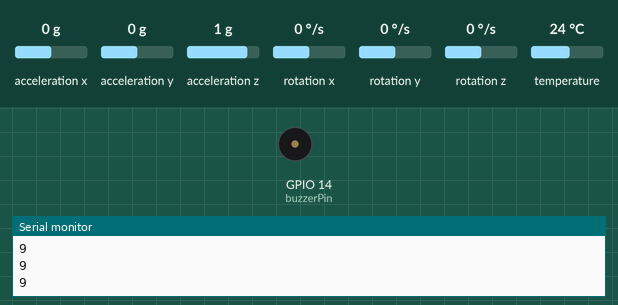
A sketch run on a simulated ESP8266 (NodeMCU). Shown: buzzer (waves = sounding), the last lines printed to the serial monitor. The inputs (shaded band) are chosen by the test bench; at power-on: acceleration x 0 g, acceleration y 0 g, acceleration z 1 g, rotation x 0 °/s, rotation y 0 °/s, rotation z 0 °/s, temperature 24 °C. WiFi joins after 1.5 s; servers stay silent unless stated; uploads are accepted with an empty reply.

Above: at 2.8 s.
2.9 s: acceleration x set to -0.4 g
4.4 s: acceleration x set to -0.7 g
At 6.1 s:
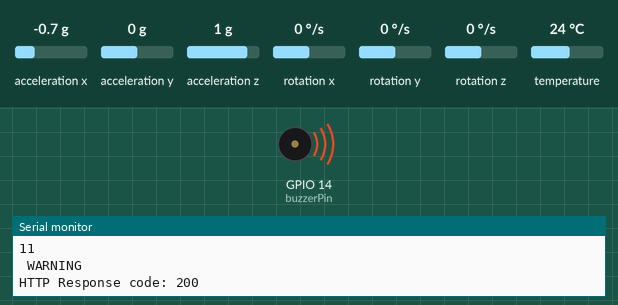
Timing chart, 0 to 12.1 s (numbered marks = the images above; inputs shaded):
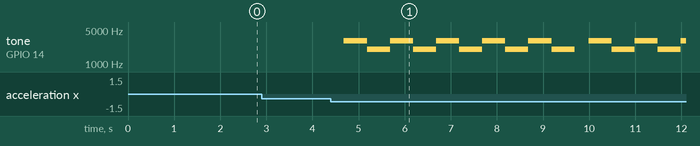

Measured:
- the behaviour switches between -0.5 and -0.6 g on acceleration x (found by bisection; images 0 and 1)
- after the input at 4.4 s, tone on GPIO 14 (buzzerPin): plays 3000 Hz for 0.50 s, 2000 Hz for 0.50 s, 3000 Hz for 0.50 s, 2000 Hz for 0.50 s, 3000 Hz for 0.50 s, 2000 Hz for 0.50 s … (15 notes in this stretch), starting after 0.28 s

The sketch:

Device_Code.ino
```cpp
#include <Adafruit_MPU6050.h>
#include <Adafruit_Sensor.h>
#include <Wire.h>

Adafruit_MPU6050 mpu;

int buzzerPin = 14;

// ESP8266 Code

#include <ESP8266WiFi.h>
#include <ESP8266HTTPClient.h>
// #include <WiFiClient.h>
#include <WiFiClientSecure.h>

const char* ssid = "Treehacks-2025";
const char* password = "treehacks2025!";

//Your Domain name with URL path or IP address with path
const char* serverName = "https://char787.com/technology/swiper-no-swiping/motion_data.php";

// the following variables are unsigned longs because the time, measured in
// milliseconds, will quickly become a bigger number than can be stored in an int.
unsigned long lastTime = 0;
// Timer set to 10 minutes (600000)
//unsigned long timerDelay = 600000;
// Set timer to 5 seconds (5000)
unsigned long timerDelay = 5000;

void setup(void) {
  Serial.begin(115200);
  while (!Serial)
    delay(10); // will pause Zero, Leonardo, etc until serial console opens

  Serial.println("Adafruit MPU6050 test!");

  // Try to initialize!
  if (!mpu.begin()) {
    Serial.println("Failed to find MPU6050 chip");
    while (1) {
      delay(10);
    }
  }
  Serial.println("MPU6050 Found!");

  mpu.setAccelerometerRange(MPU6050_RANGE_8_G);
  Serial.print("Accelerometer range set to: ");
  switch (mpu.getAccelerometerRange()) {
  case MPU6050_RANGE_2_G:
    Serial.println("+-2G");
    break;
  case MPU6050_RANGE_4_G:
    Serial.println("+-4G");
    break;
  case MPU6050_RANGE_8_G:
    Serial.println("+-8G");
    break;
  case MPU6050_RANGE_16_G:
    Serial.println("+-16G");
    break;
  }
  mpu.setGyroRange(MPU6050_RANGE_500_DEG);
  Serial.print("Gyro range set to: ");
  switch (mpu.getGyroRange()) {
  case MPU6050_RANGE_250_DEG:
    Serial.println("+- 250 deg/s");
    break;
  case MPU6050_RANGE_500_DEG:
    Serial.println("+- 500 deg/s");
    break;
  case MPU6050_RANGE_1000_DEG:
    Serial.println("+- 1000 deg/s");
    break;
  case MPU6050_RANGE_2000_DEG:
    Serial.println("+- 2000 deg/s");
    break;
  }

  mpu.setFilterBandwidth(MPU6050_BAND_21_HZ);
  Serial.print("Filter bandwidth set to: ");
  switch (mpu.getFilterBandwidth()) {
  case MPU6050_BAND_260_HZ:
    Serial.println("260 Hz");
    break;
  case MPU6050_BAND_184_HZ:
    Serial.println("184 Hz");
    break;
  case MPU6050_BAND_94_HZ:
    Serial.println("94 Hz");
    break;
  case MPU6050_BAND_44_HZ:
    Serial.println("44 Hz");
    break;
  case MPU6050_BAND_21_HZ:
    Serial.println("21 Hz");
    break;
  case MPU6050_BAND_10_HZ:
    Serial.println("10 Hz");
    break;
  case MPU6050_BAND_5_HZ:
    Serial.println("5 Hz");
    break;
  }

  Serial.println("");
  delay(100);

  pinMode(buzzerPin, OUTPUT);

  // ESP8266 Code

  WiFi.begin(ssid, password);
  Serial.println("Connecting");
  while(WiFi.status() != WL_CONNECTED) {
    delay(500);
    Serial.print(".");
  }
  Serial.println("");
  Serial.print("Connected to WiFi network with IP Address: ");
  Serial.println(WiFi.localIP());

  Serial.println("Timer set to 5 seconds (timerDelay variable), it will take 5 seconds before publishing the first reading.");
}

void loop() {

  /* Get new sensor events with the readings */
  sensors_event_t a, g, temp;
  mpu.getEvent(&a, &g, &temp);

  // int acc_mag = sqrt(sq(a.acceleration.x) + sq(a.acceleration.y) + sq(a.acceleration.z));
  int acc_mag = sqrt(a.acceleration.x*a.acceleration.x + a.acceleration.y*a.acceleration.y + a.acceleration.z*a.acceleration.z);
  Serial.println(acc_mag);
  if (acc_mag > 10 || acc_mag < 8) {
    Serial.println(" WARNING");
    //Check WiFi connection status
    if(WiFi.status()== WL_CONNECTED){
      // WiFiClient client;
      HTTPClient http;

      WiFiClientSecure client;
      client.setInsecure();  // Bypass SSL certificate validation

      // Your Domain name with URL path or IP address with path
      http.begin(client, serverName);

      // If you need Node-RED/server authentication, insert user and password below
      //http.setAuthorization("REPLACE_WITH_SERVER_USERNAME", "REPLACE_WITH_SERVER_PASSWORD");

      // // Specify content-type header
      // http.addHeader("Content-Type", "application/x-www-form-urlencoded");
      // // Data to send with HTTP POST
      // String httpRequestData = "movement=NNYN";
      // // Send HTTP POST request
      // int httpResponseCode = http.POST(httpRequestData);

      http.addHeader("Content-Type", "text/plain");
      checkWiFiConnection();
      int httpResponseCode = http.POST("Y");

      // If you need an HTTP request with a content type: application/json, use the following:
      //http.addHeader("Content-Type", "application/json");
      //int httpResponseCode = http.POST("{\"api_key\":\"tPmAT5Ab3j7F9\",\"sensor\":\"BME280\",\"value1\":\"24.25\",\"value2\":\"49.54\",\"value3\":\"1005.14\"}");

      // If you need an HTTP request with a content type: text/plain
      //http.addHeader("Content-Type", "text/plain");
      //int httpResponseCode = http.POST("Hello, World!");

      Serial.print("HTTP Response code: ");
      Serial.println(httpResponseCode);

      http.end();
    }
    else {
      Serial.println("WiFi Disconnected");
    }
    // initiate warning sequence
    for (int i = 0; i < 5; i++) {
      tone(buzzerPin, 3000, 500);
      delay(500);
      tone(buzzerPin, 2000, 500);
      delay(500);
    }
  }

  delay(100);
}

void checkWiFiConnection() {
    if (WiFi.status() != WL_CONNECTED) {
        Serial.println("WiFi Disconnected! Reconnecting...");
        WiFi.begin(ssid, password);
        int attempts = 0;
        while (WiFi.status() != WL_CONNECTED && attempts < 10) {
            delay(1000);
            Serial.print(".");
            attempts++;
        }
        if (WiFi.status() == WL_CONNECTED) {
            Serial.println("\nReconnected!");
        } else {
            Serial.println("\nFailed to reconnect.");
        }
    }
}
```
